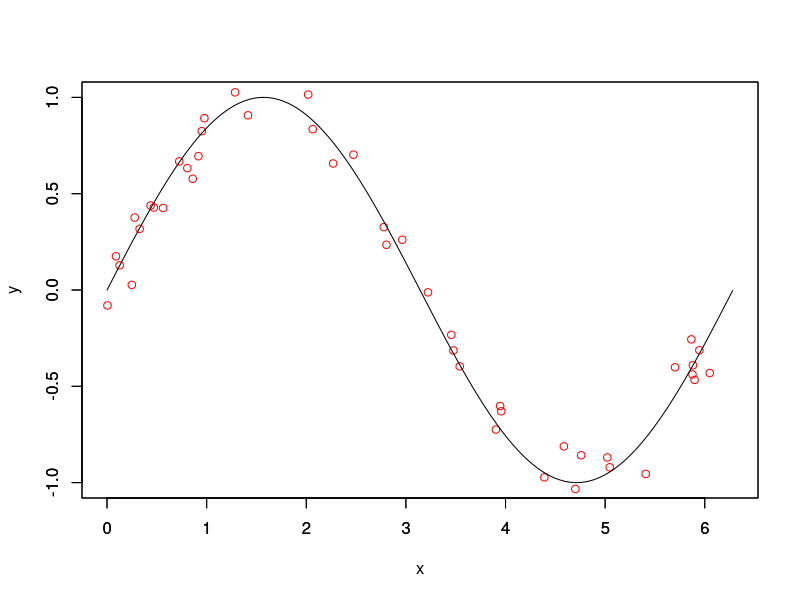
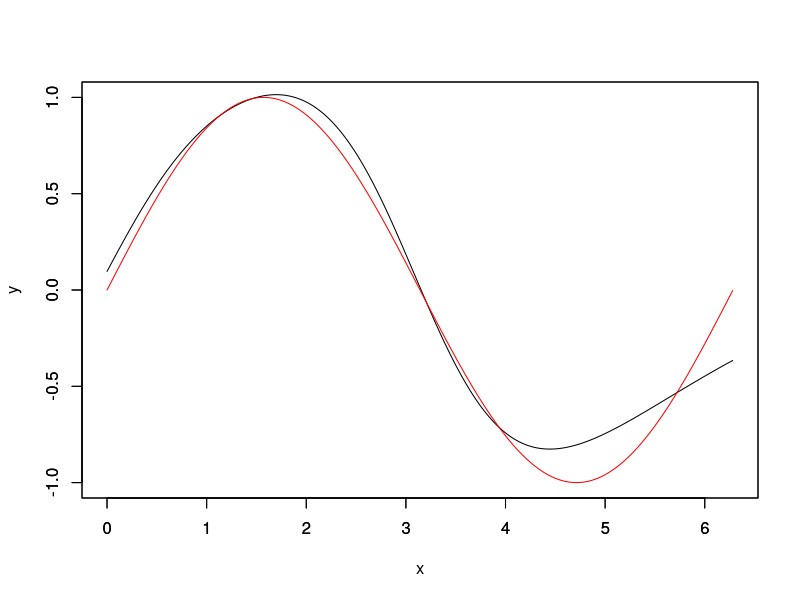
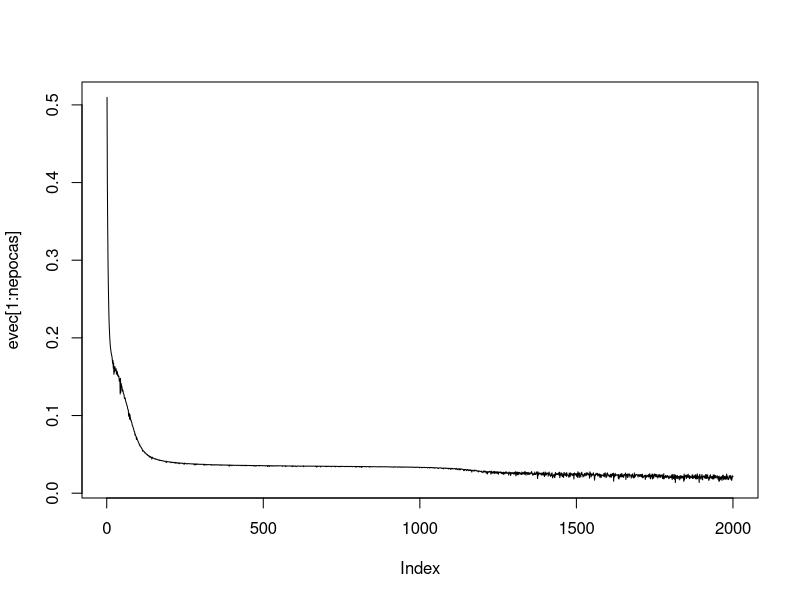

Reproduce these figures in R, in order.
## ---- chunk 1
knitr::opts_chunk$set(echo = TRUE)
## ---- chunk 2
#Exemplo 
x_train <- matrix(runif (45, 0, 2*pi), ncol=1)
y_train <- matrix(sin(x_train) + rnorm(45, 0, 0.1), ncol=1)
  
x_test <- seq(0, 2*pi, 0.01) 
y_test <- sin(x_test)

plot(x_train, y_train, xlim = c(0,2*pi), ylim = c(-1,1), xlab = "x", ylab = "y", col='red')
par(new=T)
plot(x_test, y_test, type = 'l', xlim = c(0,2*pi), ylim = c(-1,1), xlab = "", ylab = "")
## ---- chunk 3
rm(list=ls())

sech2<-function(u){
  return(((2/(exp(u)+exp(-u)))*(2/(exp(u)+exp(-u)))))
}
mse_total=rep(0,5);

for (execution in 1:5) {
  x_train <- matrix(runif (45, 0, 2*pi), ncol=1)
  y_train <- matrix(sin(x_train) + rnorm(45, 0, 0.1), ncol=1)
  
  x_test <- seq(0, 2*pi, 0.01) 
  y_test <- sin(x_test)
  
  #plot(x_train, y_train, xlim = c(0,2*pi), ylim = c(-1,1), xlab = "x", ylab = "y", col='red')
  #par(new=T)
  #plot(x_test, y_test, type = 'l', xlim = c(0,2*pi), ylim = c(-1,1), xlab = "", ylab = "")
  n<-1
  p<-3
  #Inicialização dos pesos.
  #Matriz Z nxp, neste caso n+1xp ==> 3x2
  Z<-matrix(runif((n+1)*p)-0.5,ncol=p,nrow=n+1)
  
  #Matriz W pxm, nestecaso p+1xm ==> 3x2
  W<-matrix(runif((p+1)*1)-0.5,ncol=1,nrow=p+1)
  
  xatual<-matrix(nrow=2,ncol=1)
  
  tol<-0.01
  eta<-0.01
  maxepocas<-2000
  nepocas<-0
  eepoca<-tol+1
  N<-45
  evec<-matrix(nrow=maxepocas,ncol=1)

  while((nepocas<maxepocas)&&(eepoca>tol))
  {
    ei2<-0
    #Sequênciaaleatóriadetreinamento.
    xseq<-sample(N)
    for(i in 1:N)
    {
      #Amostradadodasequênciaaleatória.
      irand<-xseq[i]
      xatual[1,1]<-x_train[irand,1]
      xatual[2,1]<-1
      
      yatual<-y_train[irand, 1]
      
      U<-t(xatual)%*%Z
      #xatualé3x1eZé3x2
      H<-tanh(U)
      Haug<-cbind(H,1)#Haugé1x3
      
      O<-Haug%*%W
      yhat<-O
      
      e<-yatual-yhat
      flinhaO<-1
      dO<-e*flinhaO#Produtoelementoaelemento
      
      Wminus<-W[-(p+1),]
      #Saı́dadoviésnãosepropaga
      ehidden<-dO%*%t(Wminus)#dO1x2eW3x2,ehiddené1x2
      flinhaU<-sech2(U)
      dU<-ehidden*flinhaU#Produtoelementoaelemento
      
      W<-W+eta*(t(Haug)%*%dO)
      
      Z<-Z+eta*(xatual%*%dU)
      
      ei2<-ei2+(e%*%t(e))
    }
    #Incrementa número de épocas.
    nepocas<-nepocas+1
    evec[nepocas]<-ei2/N
    #Armazena erro por época.
    eepoca<-evec[nepocas]
  }
  print(paste("O erro quadrático médio da execução ", execution, " foi: ", ei2/N * 100, "%"))
  mse_total[execution] = ei2/N 
}
print(paste("O erro quadrático médio considerando as 5 execuções foi ", mean(mse_total) * 100, "±", sd(mse_total)*100, "%"))


# TESTE:
u <- cbind(x_test,1) %*% Z
H<-tanh(u)
O<-cbind(H,1)%*%W
yhat_test<-O
plot(x_test, yhat_test,  type = 'l', xlim = c(0,2*pi), ylim = c(-1,1), xlab = "x", ylab = "y")
par(new=T)
plot(x_test, y_test, type = 'l', xlim = c(0,2*pi), col="red", ylim = c(-1,1), xlab = "", ylab = "")

plot(evec[1:nepocas],type='l')

